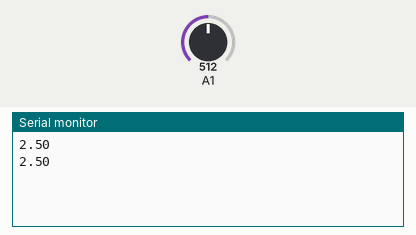
Simulated run of this sketch. Board: Arduino Uno, built with avr-gcc and run on an emulated ATmega328P. On the bench: the last lines printed to the serial monitor. The inputs (shaded band) are chosen by the test bench; at power-on: A1 = 512.

Above: at 1.8 s.
1.9 s: A1 set to 716
At 2.4 s:
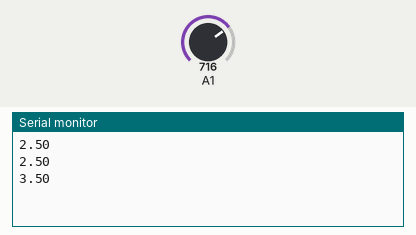
3.4 s: A1 set to 900
At 4.8 s:
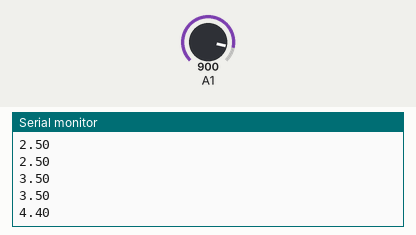
Timing chart, 0 to 6.4 s (numbered marks = the images above; inputs shaded):
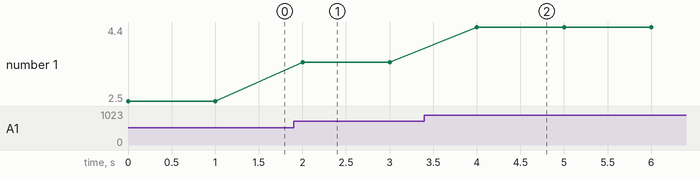

The sketch:

ReadAnalogVoltage.ino
```cpp
// TDS sensor value change from 0.4 ~ 0.27, the higher temperature the low value

void setup() {
  // initialize serial communication at 9600 bits per second:
  Serial.begin(9600);
}

// the loop routine runs over and over again forever:
void loop() {
  // read the input on analog pin 0:
  int sensorValue = analogRead(A1);
  // Convert the analog reading (which goes from 0 - 1023) to a voltage (0 - 5V):
  float voltage = sensorValue * (5.0 / 1023.0);
  // print out the value you read:
  Serial.println(voltage);
  delay(1000);
}
```

Measured:
- after the input at 1.9 s, the serial monitor: prints a new line after 0.10 s (image 1)
- after the input at 3.4 s, the serial monitor: prints a new line after 0.60 s (image 2)
- plotted number 1: 2.5 → 3.5 after the input at 1.9 s, 3.5 → 4.4 after the input at 3.4 s
